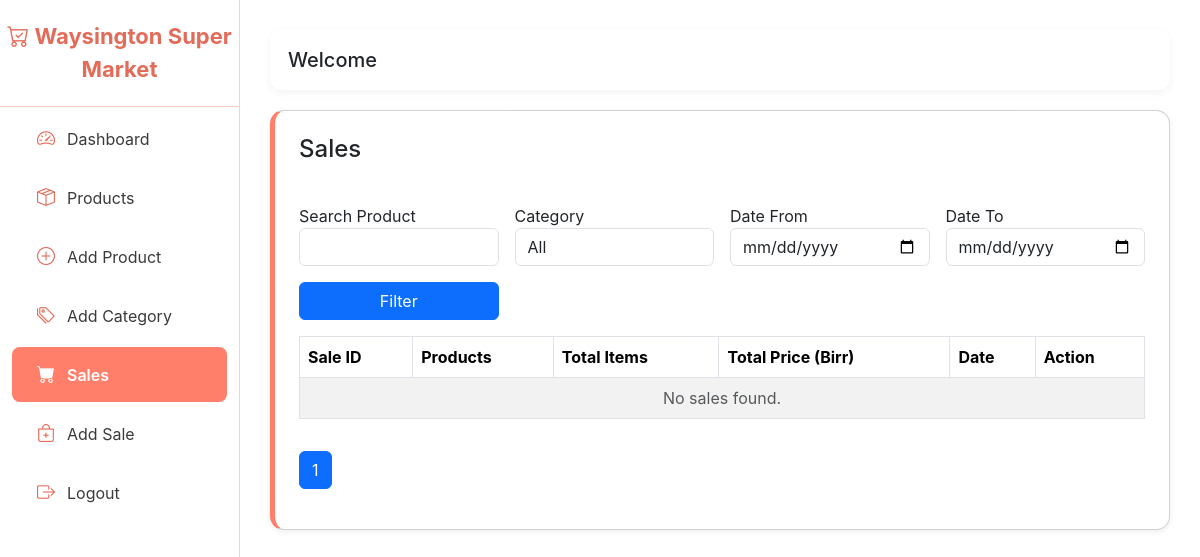
The app's page /myapp/sales/, older data.
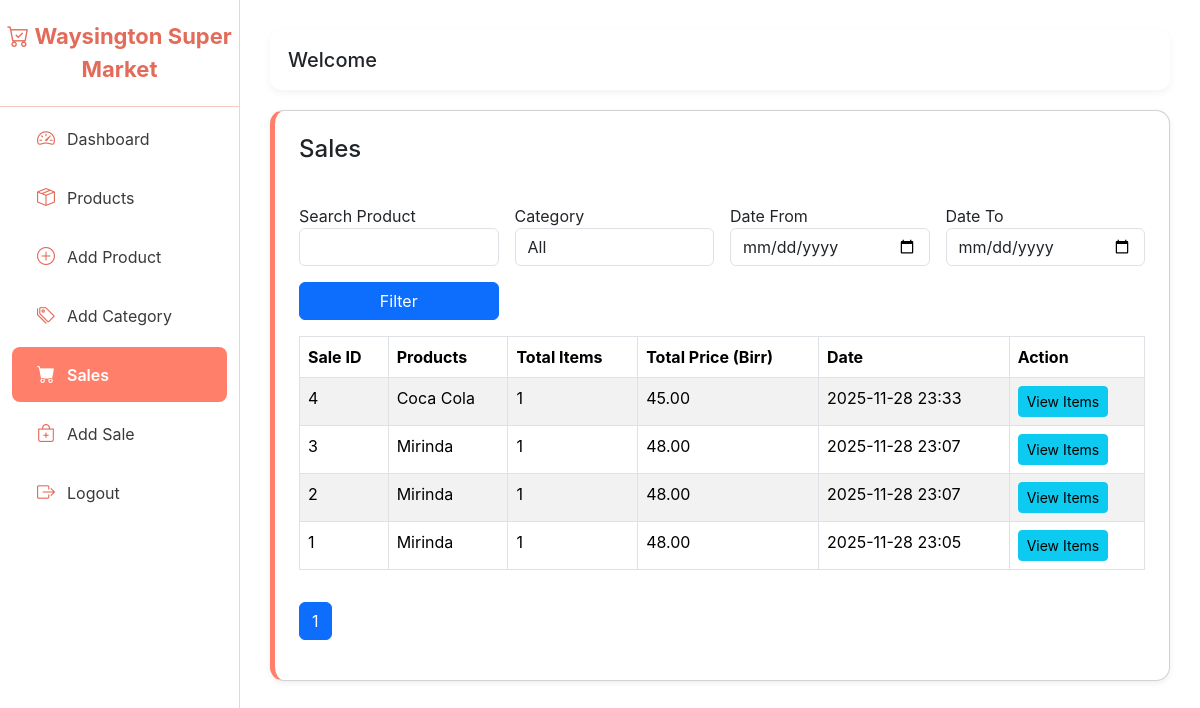
The same page, newer data.
### myapp/models.py (models this page shows, shortened)
class Sale(models.Model):
    created_at = models.DateTimeField(auto_now_add=True)
    total_price = models.DecimalField(max_digits=12, decimal_places=2, default=0)  # total for all items

class Product(models.Model):
    name = models.CharField(max_length=200)
    category = models.ForeignKey(Category, on_delete=models.SET_NULL, null=True)
    barcode = models.CharField(max_length=100, blank=True, null=True)
    selling_price = models.DecimalField(max_digits=10, decimal_places=2)  # retail price
    created_at = models.DateTimeField(auto_now_add=True)

### myapp/views.py (the view)
# urls.py: path('sales/', views.sales, name='sales'),
def sales(request):
    search = request.GET.get('search', '').strip()
    category = request.GET.get('category')
    product_id = request.GET.get('product')
    date_from = request.GET.get('date_from')
    date_to = request.GET.get('date_to')
    price_min = request.GET.get('price_min')
    price_max = request.GET.get('price_max')
    sale_items_qs = SaleItem.objects.select_related('product')
    sales = Sale.objects.prefetch_related(
        Prefetch('items', queryset=sale_items_qs, to_attr='sale_items')
    ).order_by('-created_at')
    if search:
        sales = sales.filter(items__product__name__icontains=search).distinct()
    if category:
        sales = sales.filter(items__product__category_id=category).distinct()
    if product_id:
        sales = sales.filter(items__product_id=product_id).distinct()
    if date_from:
        sales = sales.filter(created_at__date__gte=date_from)
    if date_to:
        sales = sales.filter(created_at__date__lte=date_to)
    for sale in sales:
        sale.total_items = sum(item.quantity for item in sale.sale_items)
        sale.total_price = sum(item.total_price for item in sale.sale_items)
        sale.product_names = ", ".join([item.product.name for item in sale.sale_items])
    paginator = Paginator(sales, 20)
    page_number = request.GET.get('page')
    page_obj = paginator.get_page(page_number)
    context = {
        'sales': page_obj,
        'page_obj': page_obj,
        'categories': Category.objects.all(),
        'products': Product.objects.all(),
        'values': request.GET,
    }
    return render(request, 'sales.html', context)

### template/sales.html (shortened to what this page needs)
{% extends 'base.html' %}
{% block content %}
<div class="card card-simple p-4">
    <h4>Sales</h4>
    <form method="GET" class="row g-3 mt-3">
        <div class="col-md-3 position-relative">
            <label>Search Product</label>
            <input type="text" id="product_input" name="search" value="{{ values.search }}" class="form-control" autocomplete="off">
        </div>
        <div class="col-md-3">
            <label>Category</label>
            <select name="category" class="form-control">
                <option value="">All</option>
            </select>
        </div>
        <div class="col-md-3">
            <label>Date From</label>
            <input type="date" name="date_from" value="{{ values.date_from }}" class="form-control">
        </div>
        <div class="col-md-3">
            <label>Date To</label>
            <input type="date" name="date_to" value="{{ values.date_to }}" class="form-control">
        </div>
        <div class="col-md-3 d-flex align-items-end">
            <button class="btn btn-primary w-100">Filter</button>
        </div>
    </form>
    <table class="table table-bordered table-striped mt-3">
        <thead>
            <tr>
                <th>Sale ID</th>
                <th>Products</th>
                <th>Total Items</th>
                <th>Total Price (Birr)</th>
                <th>Date</th>
                <th>Action</th>
            </tr>
        </thead>
        <tbody>
            {% for sale in sales %}
            <tr>
                <td>{{ sale.id }}</td>
                <td>{{ sale.product_names }}</td>
                <td>{{ sale.total_items }}</td>
                <td>{{ sale.total_price|floatformat:2 }}</td>
                <td>{{ sale.created_at|date:"Y-m-d H:i" }}</td>
                <td>
                    <a href="{% url 'sale_detail' sale.id %}" class="btn btn-sm btn-info">View Items</a>
                </td>
            </tr>
            {% empty %}
            <tr>
                <td colspan="6" class="text-center text-muted">No sales found.</td>
            </tr>
            {% endfor %}
        </tbody>
    </table>
    <nav>
        <ul class="pagination mt-3">
            {% for num in page_obj.paginator.page_range %}
                <li class="page-item {% if page_obj.number == num %}active{% endif %}">
                    <a class="page-link" href="?page={{ num }}">{{ num }}</a>
                </li>
            {% endfor %}
        </ul>
    </nav>
</div>
{% endblock %}

### template/base.html (shortened to what this page needs)
<!DOCTYPE html>
<html lang="en">
<head>
    <link href="https://cdn.jsdelivr.net/npm/bootstrap@5.3.3/dist/css/bootstrap.min.css" rel="stylesheet">
    <link href="https://cdn.jsdelivr.net/npm/bootstrap-icons@1.10.5/font/bootstrap-icons.css" rel="stylesheet">
</head>
<body>
    <div class="sidebar">
        <div class="brand">
            <i class="bi bi-cart-check"></i> Waysington Super Market
        </div>
        <a href="/" class="{% if request.resolver_match.url_name == 'cashier_view'  %}active{% endif %}">
            <i class="bi bi-speedometer2"></i> Dashboard
        </a>
        <a href="{% url 'products' %}" class="{% if request.resolver_match.url_name == 'products' %}active{% endif %}">
    <i class="bi bi-box-seam"></i> Products</a>
        <a href="{% url 'add_product' %}" class="{% if request.resolver_match.url_name == 'add_product' %}active{% endif %}">
            <i class="bi bi-plus-circle"></i> Add Product
        </a>
        <a href="{% url 'add_category' %}" class="{% if request.resolver_match.url_name == 'add_category' %}active{% endif %}">
    <i class="bi bi-tags"></i> Add Category
</a>
        <a href="{% url 'sales' %}" class="{% if request.resolver_match.url_name == 'sales' %}active{% endif %}">
            <i class="bi bi-cart-fill"></i> Sales
        </a>
        <a href="{% url 'add_sale' %}" class="{% if request.resolver_match.url_name == 'add_sale' %}active{% endif %}">
            <i class="bi bi-bag-plus"></i> Add Sale
        </a>
        <a href="{% url 'logout' %}">
            <i class="bi bi-box-arrow-right"></i> Logout
        </a>
    </div>
    <div class="main-content">
        <div class="top-bar">
            <h5 class="m-0">Welcome {{get_ful_name}}</h5>
        </div>
        <div>
            {% block content %}
            {% endblock %}
        </div>
    </div>
</body>
</html>

### template/base.html (style rules this page uses)
:root { --coral: #ff7f6b; --coral-dark: #e36b59; --coral-light: #ff9e8c; --sidebar-bg: white; --sidebar-text: #3a3a3a; --sidebar-hover: #ffe5e0; --accent: #ff7f6b; }
body { font-family: 'Inter', sans-serif; }
.sidebar { width: 240px; height: 100vh; background: var(--sidebar-bg); border-right: 1px solid #f0d3cd; padding-top: 20px; position: fixed; }
.sidebar .brand { font-size: 22px; font-weight: 700; color: var(--coral-dark); text-align: center; padding-bottom: 20px; border-bottom: 1px solid #f3c9c2; }
.sidebar a { color: var(--sidebar-text); padding: 14px 25px; display: flex; align-items: center; gap: 12px; font-size: 16px; text-decoration: none; transition: 0.25s; border-radius: 8px; margin: 4px 12px; }
.sidebar a i { font-size: 18px; color: var(--coral-dark); }
.sidebar a.active { background: var(--coral); color: white; font-weight: 600; }
.sidebar a.active i { color: white; }
.main-content { margin-left: 240px; padding: 30px; }
.top-bar { background: white; padding: 18px; border-radius: 12px; box-shadow: 0 3px 8px rgba(0,0,0,0.05); margin-bottom: 20px; }
.card-simple { border-radius: 14px; background: white; padding: 20px; box-shadow: 0 2px 6px rgba(0,0,0,0.07); border-left: 5px solid var(--coral); }

Row changes from the older to the newer data that the page shows:
added Sale: id "4", product_names "Coca Cola", total_items "1", total_price "45.00", created_at "2025-11-28 23:33"
added Sale: id "3", product_names "Mirinda", total_items "1", total_price "48.00", created_at "2025-11-28 23:07"
added Sale: id "2", product_names "Mirinda", total_items "1", total_price "48.00", created_at "2025-11-28 23:07"
added Sale: id "1", product_names "Mirinda", total_items "1", total_price "48.00", created_at "2025-11-28 23:05"
Text that changed along with them:
text no longer shown: "No sales found."
